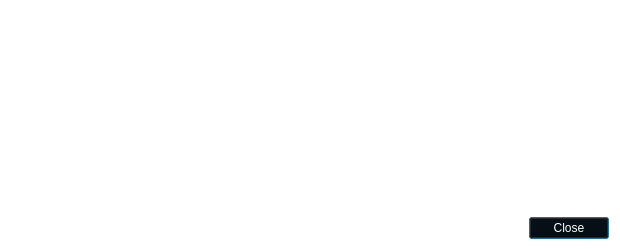
<?xml version="1.0" encoding="UTF-8"?>
<ui version="4.0">
 <class>TransactionDescDialog</class>
 <widget class="QDialog" name="TransactionDescDialog">
  <property name="geometry">
   <rect>
    <x>0</x>
    <y>0</y>
    <width>620</width>
    <height>250</height>
   </rect>
  </property>
  <property name="windowTitle">
   <string>Transaction details</string>
  </property>
  <property name="styleSheet">
   <string notr="true">color: white; background: transparent;</string>
  </property>
  <layout class="QVBoxLayout" name="verticalLayout">
   <item>
    <widget class="QTextEdit" name="detailText">
     <property name="toolTip">
      <string>This pane shows a detailed description of the transaction</string>
     </property>
     <property name="readOnly">
      <bool>true</bool>
     </property>
    </widget>
   </item>
   <item>
    <widget class="QDialogButtonBox" name="buttonBox">
     <property name="orientation">
      <enum>Qt::Horizontal</enum>
     </property>
     <property name="standardButtons">
      <set>QDialogButtonBox::Close</set>
     </property>
    </widget>
   </item>
  </layout>
 </widget>
 <resources/>
 <connections>
  <connection>
   <sender>buttonBox</sender>
   <signal>accepted()</signal>
   <receiver>TransactionDescDialog</receiver>
   <slot>accept()</slot>
   <hints>
    <hint type="sourcelabel">
     <x>248</x>
     <y>254</y>
    </hint>
    <hint type="destinationlabel">
     <x>157</x>
     <y>274</y>
    </hint>
   </hints>
  </connection>
  <connection>
   <sender>buttonBox</sender>
   <signal>rejected()</signal>
   <receiver>TransactionDescDialog</receiver>
   <slot>reject()</slot>
   <hints>
    <hint type="sourcelabel">
     <x>316</x>
     <y>260</y>
    </hint>
    <hint type="destinationlabel">
     <x>286</x>
     <y>274</y>
    </hint>
   </hints>
  </connection>
 </connections>
</ui>
